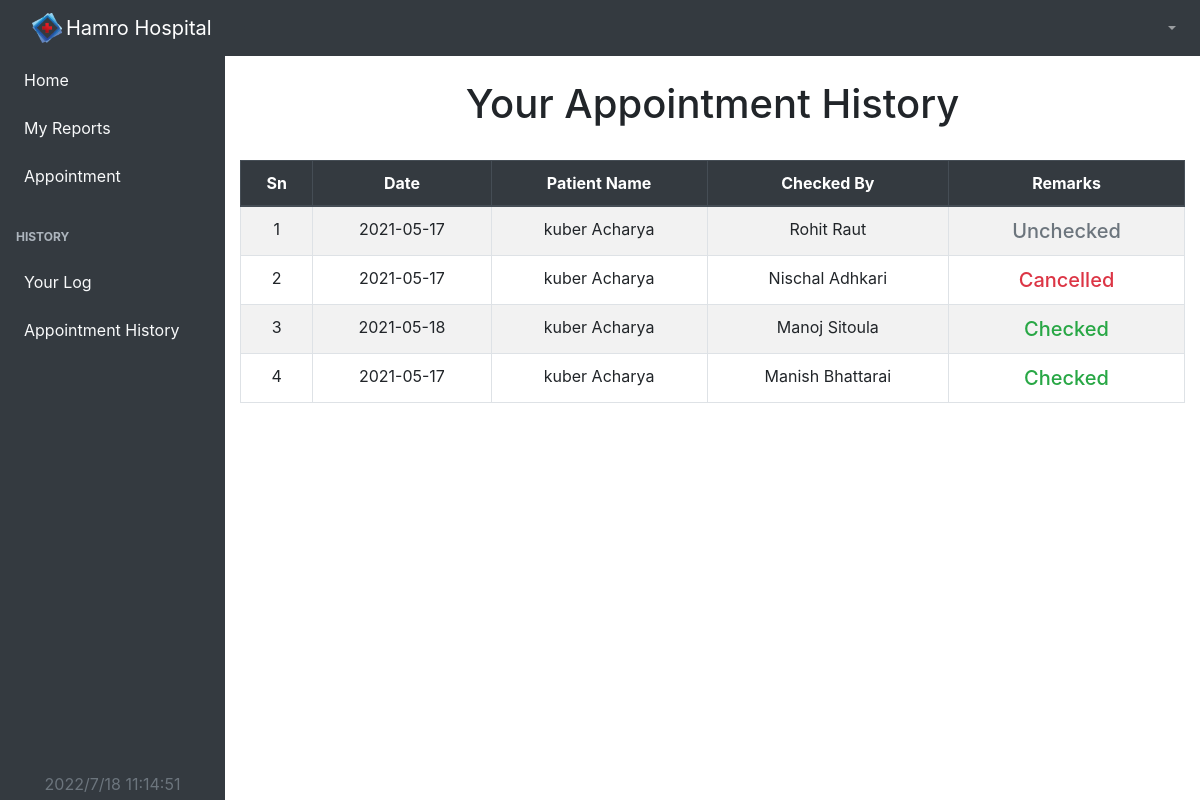
/patient/appointmentHistory (signed in), run on the app's committed database.
### tables this page shows
CREATE TABLE `appointment` (
  `app-ID` int(11) NOT NULL,
  `did` int(11) NOT NULL,
  `pid` int(11) NOT NULL,
  `problem` varchar(1024) NOT NULL,
  `report` varchar(300) DEFAULT NULL,
  `date` varchar(10) NOT NULL DEFAULT current_timestamp(),
  `status` int(1) NOT NULL DEFAULT 0 COMMENT '0->default\r\n1->checked\r\n2->cancelled'
);

CREATE TABLE `doctor` (
  `did` int(11) NOT NULL,
  `dname` varchar(25) NOT NULL,
  `demail` varchar(35) NOT NULL,
  `dpassword` varchar(35) NOT NULL,
  `dphone` varchar(10) NOT NULL,
  `dspeciality` varchar(20) NOT NULL,
  `ddescription` varchar(1024) NOT NULL,
  `daddress` varchar(40) NOT NULL,
  `dimage` varchar(1024) NOT NULL,
  `dstatus` int(1) NOT NULL DEFAULT 1 COMMENT '0->Unavailable & 1->Available'
);

### controllers/PatientController.php (called while the page is built, shortened)
<?php
class PatientController
{
    private $patientModelObj;
    function __construct()
    {
        require 'services/loader.php';
        require 'models/PatientModel.php';
        $this->patientModelObj = new PatientModel();
    }
    public function appointmentHistory(){
        $result = $this->patientModelObj->getAppointmentHistory();
        require 'views/Patient/appointmentHistory.php';
    }
}

### index.php (called while the page is built, shortened)
<?php
require "./views/shared/links.php";
if (empty($_GET["url"])) {
   $url = "Dashboard/Index";
} else {
   $url = $_GET["url"];
}
$url = explode('/', $url);
$method = $url[1];
$obj = new $controller();
$obj->$method();

### services/config.php (called while the page is built)
<?php
  class Config{
  	  public static function getConnection(){
  	  	$conn=new mysqli("localhost","root","","pms");
  	  	return $conn;
  	  }
  }
?>

### models/PatientModel.php (called while the page is built, shortened)
<?php
class PatientModel
{
    private $conn;
    function __construct()
    {
        require 'services/Config.php';
        $this->conn = Config::getConnection();
    }
    public function getAppointmentHistory()
    {
        $PId = $_SESSION['patient']['pid'];
        $sql = "SELECT * from doctor,appointment WHERE appointment.did = doctor.did AND pid='$PId'  ORDER BY `app-ID` DESC ";
        $result = $this->conn->query($sql);
        if ($result) {
            return $result;
        } else {
            return false;
        }
    }
}

### views/Patient/appointmentHistory.php (the view, shortened to what this page needs)
<!DOCTYPE html>
<html lang="en">
<head>
    <?php
    require_once "views/shared/patientlink.php";
    require_once 'views/Patient/shared/patientSideNav.php';
    ?>
    <div id="layoutSidenav_content">
        <main>
            <div class="container-fluid">
                <h1 class="mt-4 text-center">Your Appointment History</h1>
                <br>
            </div>
            <div class="container-fluid w-xl-75">
                <table class="table table-bordered table-striped table-hover table-responsive-sm">
                    <thead class="thead-dark">
                        <tr>
                            <th scope="col" class="text-center">Sn</th>
                            <th scope="col" class="text-center">Date</th>
                            <th scope="col" class="text-center">Patient Name</th>
                            <th scope="col" class="text-center">Checked By</th>
                            <th scope="col" class="text-center" style="width:25%">Remarks</th>
                        </tr>
                    </thead>
                    <tbody>
                        <?php
                        $sn = 1;
                        if (empty($result)) {
                            echo "<div class='alert alert-danger m-4 text-center py-4' role='alert'>
                            No Appointment Record Found.
                          </div";
                        } else {
                            foreach ($result as $row) {
                        ?>
                                <tr>
                                    <td class="text-center"><?php echo $sn; ?></td>
                                    <td class="text-center"><?php echo $row['date']; ?></td>
                                    <td class="text-center"><?php echo $_SESSION['patient']['pname']; ?></td>
                                    <td class="text-center"><?php echo $row['dname']; ?></td>
                                    <td class="text-center">
                                        <?php if ($row['status'] == 0) {
                                            echo "<span class='text-secondary h5'>Unchecked</span>";
                                        }elseif($row['status'] == 1){
                                            echo "<span class='text-success h5'>Checked</span>";
                                        }else {
                                            echo "<span class='text-danger h5'>Cancelled</span>";
                                        } ?>
                                    </td>
                                </tr>
                        <?php $sn++;
                            }
                        }
                        ?>
                    </tbody>
                </table>
            </div>
        </main>
    </div>
    </div>
    </body>
</html>

### services/loader.php (style rules this page uses)
body { margin: 0; padding: 0; width: 100%; height: 100vh; background-color: #eee; }

### data on the page
appointment: date "2021-05-17", did.dname "Rohit Raut", status "Unchecked"
appointment: date "2021-05-17", did.dname "Nischal Adhkari", status "Cancelled"
appointment: date "2021-05-18", did.dname "Manoj Sitoula", status "Checked"
appointment: date "2021-05-17", did.dname "Manish Bhattarai", status "Checked"
